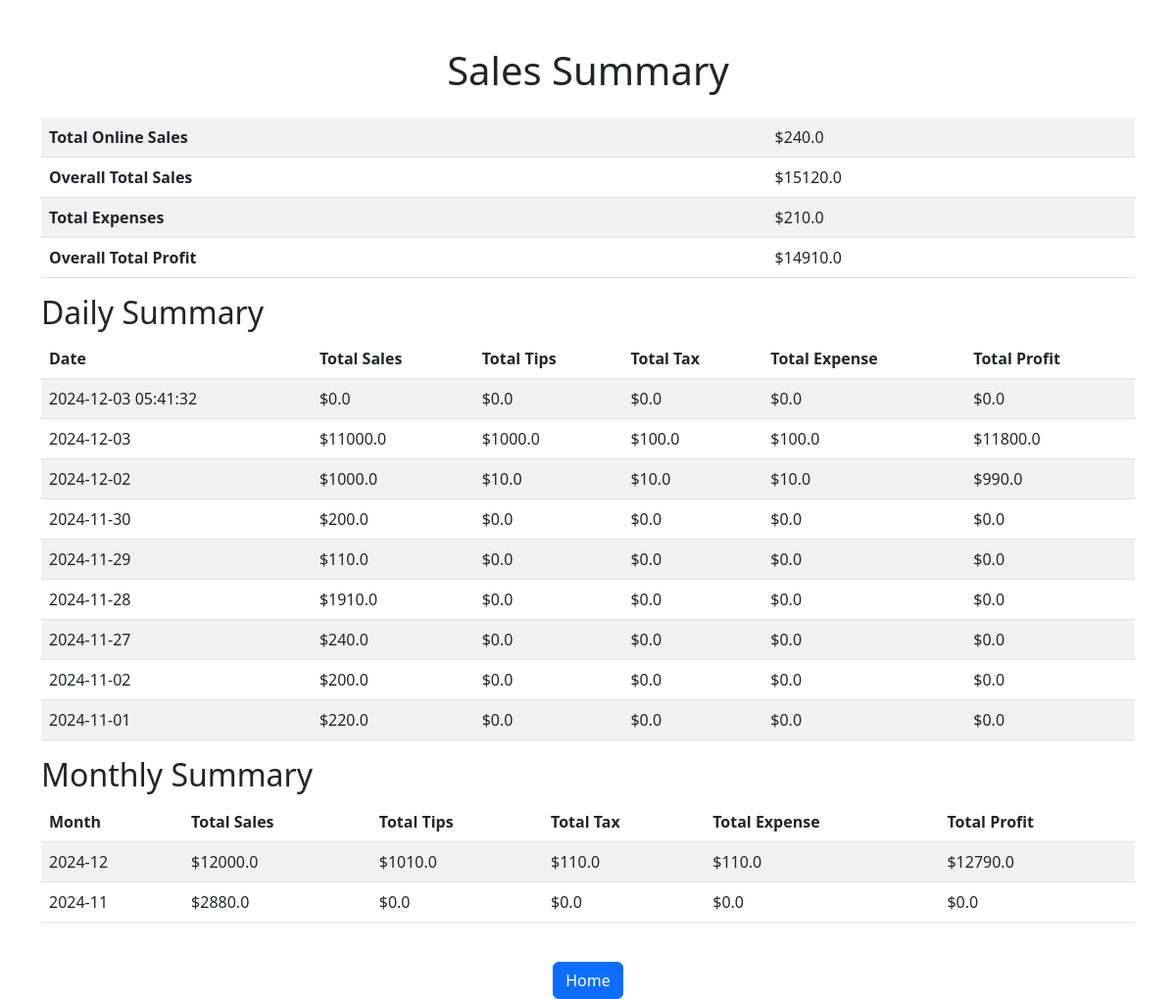
Page /summary on the committed database.
### tables this page shows
CREATE TABLE "sales" (
    id INTEGER PRIMARY KEY AUTOINCREMENT,
    date TEXT NOT NULL,
    total_sale REAL NOT NULL
, cash_sale REAL DEFAULT 0.0, card_sale REAL DEFAULT 0.0, tips REAL DEFAULT 0.0, tax REAL DEFAULT 0.0, expense REAL DEFAULT 0.0, profit REAL DEFAULT 0.0);

### app.py (the view)
@app.route("/summary", methods=["GET"])
def summary():
    try:
        conn = sqlite3.connect("sales.db")
        cursor = conn.cursor()
        cursor.execute("""
            SELECT date, SUM(total_sale), SUM(tips), SUM(tax), SUM(expense), SUM(profit)
            FROM sales
            GROUP BY date
            ORDER BY date DESC
        """)
        daily_summaries = cursor.fetchall()
        cursor.execute("""
            SELECT SUM(total_sale), SUM(tips), SUM(tax), SUM(expense), SUM(profit)
            FROM sales
        """)
        daily_totals = cursor.fetchone()
        cursor.execute("""
            SELECT strftime('%Y-%m', date) AS month, SUM(total_sale), SUM(tips), SUM(tax), SUM(expense), SUM(profit)
            FROM sales
            GROUP BY month
            ORDER BY month DESC
        """)
        monthly_summaries = cursor.fetchall()
        cursor.execute("""
            SELECT SUM(total_sale), SUM(tips), SUM(tax), SUM(expense), SUM(profit)
            FROM sales
        """)
        monthly_totals = cursor.fetchone()
        cursor.execute("SELECT SUM(sale_amount) FROM online_sales")
        total_online_sales = cursor.fetchone()[0] or 0.0
        cursor.execute("""
            SELECT SUM(expense) FROM sales
        """)
        total_sales_expenses = cursor.fetchone()[0] or 0.0
        try:
            cursor.execute("""
                SELECT SUM(amount) FROM other_expenses
            """)
            total_other_expenses = cursor.fetchone()[0] or 0.0
        except sqlite3.OperationalError:
            total_other_expenses = 0.0
        total_expenses = total_sales_expenses + total_other_expenses
        overall_total_sales = (daily_totals[0] or 0.0) + total_online_sales
        overall_total_profit = overall_total_sales - total_expenses
        conn.close()
        return render_template(
            "summary.html",
            daily_summaries=daily_summaries,
            daily_totals={
                "sales": daily_totals[0] or 0.0,
                "tips": daily_totals[1] or 0.0,
                "tax": daily_totals[2] or 0.0,
                "expenses": daily_totals[3] or 0.0,
                "profit": daily_totals[4] or 0.0
            },
            monthly_summaries=monthly_summaries,
            monthly_totals={
                "sales": monthly_totals[0] or 0.0,
                "tips": monthly_totals[1] or 0.0,
                "tax": monthly_totals[2] or 0.0,
                "expenses": monthly_totals[3] or 0.0,
                "profit": monthly_totals[4] or 0.0
            },
            total_online_sales=total_online_sales,
            overall_totals={
                "sales": overall_total_sales,
                "expenses": total_expenses,
                "profit": overall_total_profit
            }
        )
    except Exception as e:
        return f"Error: {e}", 500

### templates/summary.html (shortened to what this page needs)
<!DOCTYPE html>
<html lang="en">
<head>
    <link href="https://cdn.jsdelivr.net/npm/bootstrap@5.3.0-alpha3/dist/css/bootstrap.min.css" rel="stylesheet">
</head>
<body>
    <div class="container mt-5">
        <h1 class="text-center">Sales Summary</h1>
        <table class="table table-striped mt-4">
            <tr>
                <th>Total Online Sales</th>
                <td>${{ total_online_sales }}</td>
            </tr>
            <tr>
                <th>Overall Total Sales</th>
                <td>${{ overall_totals.sales }}</td>
            </tr>
            <tr>
                <th>Total Expenses</th>
                <td>${{ overall_totals.expenses }}</td>
            </tr>
            <tr>
                <th>Overall Total Profit</th>
                <td>${{ overall_totals.profit }}</td>
            </tr>
        </table>
        <h2>Daily Summary</h2>
        <table class="table table-striped">
            <thead>
                <tr>
                    <th>Date</th>
                    <th>Total Sales</th>
                    <th>Total Tips</th>
                    <th>Total Tax</th>
                    <th>Total Expense</th>
                    <th>Total Profit</th>
                </tr>
            </thead>
            <tbody>
                {% for row in daily_summaries %}
                <tr>
                    <td>{{ row[0] }}</td>
                    <td>${{ row[1] }}</td>
                    <td>${{ row[2] }}</td>
                    <td>${{ row[3] }}</td>
                    <td>${{ row[4] }}</td>
                    <td>${{ row[5] }}</td>
                </tr>
                {% endfor %}
            </tbody>
        </table>
        <h2>Monthly Summary</h2>
        <table class="table table-striped">
            <thead>
                <tr>
                    <th>Month</th>
                    <th>Total Sales</th>
                    <th>Total Tips</th>
                    <th>Total Tax</th>
                    <th>Total Expense</th>
                    <th>Total Profit</th>
                </tr>
            </thead>
            <tbody>
                {% for row in monthly_summaries %}
                <tr>
                    <td>{{ row[0] }}</td>
                    <td>${{ row[1] }}</td>
                    <td>${{ row[2] }}</td>
                    <td>${{ row[3] }}</td>
                    <td>${{ row[4] }}</td>
                    <td>${{ row[5] }}</td>
                </tr>
                {% endfor %}
            </tbody>
        </table>
        <div class="text-center">
            <a href="/" class="btn btn-primary mt-4">Home</a>
        </div>
    </div>
</body>
</html>

### rows in the picture
sales: date "2024-12-03", total_sale "11000.0", row "1000.0", row "100.0", profit "11800.0"
sales: date "2024-12-02", total_sale "1000.0", row "10.0", profit "990.0"
sales: date "2024-11-30", total_sale "200.0", row "0.0"
sales: date "2024-11-29", total_sale "110.0", row "0.0"
sales: date "2024-11-27", total_sale "240.0", row "0.0"
sales: date "2024-11-02", total_sale "200.0", row "0.0"
sales: date "2024-11-01", total_sale "220.0", row "0.0"

### other values in the picture
{{ total_online_sales }} "240.0"
{{ overall_totals.sales }} "15120.0"
{{ overall_totals.expenses }} "210.0"
{{ overall_totals.profit }} "14910.0"
{{ row[0] }} "2024-12-03 05:41:32" "2024-11-28"
{{ row[1] }} "0.0" "1910.0"
{{ row[2] }} "0.0" "0.0"
{{ row[3] }} "0.0" "0.0"
{{ row[4] }} "0.0" "0.0"
{{ row[5] }} "0.0" "0.0"
{{ row[0] }} "2024-12" "2024-11"
{{ row[1] }} "12000.0" "2880.0"
{{ row[2] }} "1010.0" "0.0"
{{ row[3] }} "110.0" "0.0"
{{ row[4] }} "110.0" "0.0"
